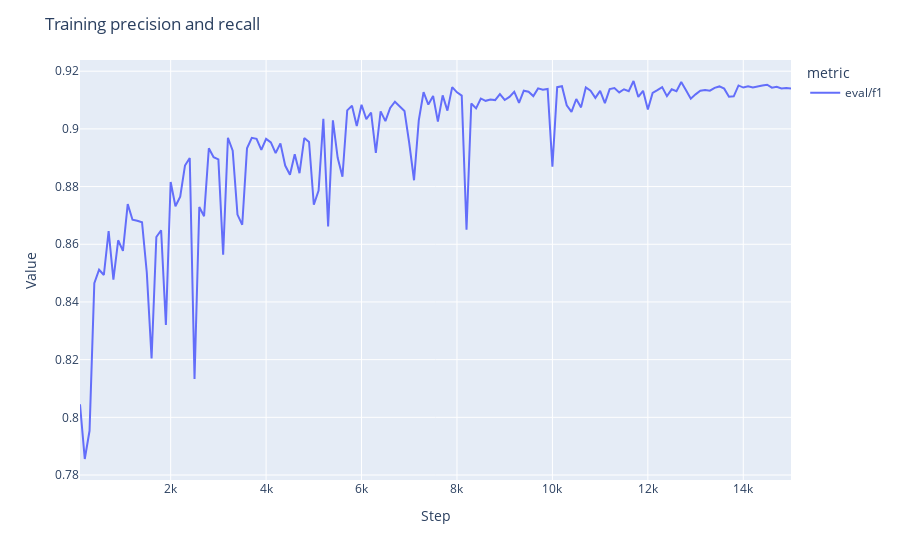

Notebook code for this chart:
### Code cell
train_f1_df = train_logs_df.loc[train_logs_df["metric"] == "eval/f1"]
fig = px.line(train_f1_df, x="step", y="value", color="metric")
fig.update_layout(title="Training precision and recall", xaxis_title="Step", yaxis_title="Value")
fig.show()

### Figure 1 — Plotly figure (JSON) as saved in the notebook; plotly's stock layout.template omitted (floating-point values rounded to 4 significant figures; data arrays with more than 128 entries replaced by an {"elided": "..."} marker saying what was removed)
{"data": [{"hovertemplate": "metric=eval/f1<br>step=%{x}<br>value=%{y}<extra></extra>", "legendgroup": "eval/f1", "line": {"color": "#636efa", "dash": "solid"}, "marker": {"symbol": "circle"}, "mode": "lines", "name": "eval/f1", "orientation": "v", "showlegend": true, "type": "scatter", "x": {"elided": "150 int values"}, "xaxis": "x", "y": {"elided": "150 float values"}, "yaxis": "y"}], "layout": {"legend": {"title": {"text": "metric"}, "tracegroupgap": 0}, "margin": {"t": 60}, "title": {"text": "Training precision and recall"}, "xaxis": {"anchor": "y", "domain": [0, 1], "title": {"text": "Step"}}, "yaxis": {"anchor": "x", "domain": [0, 1], "title": {"text": "Value"}}}}
